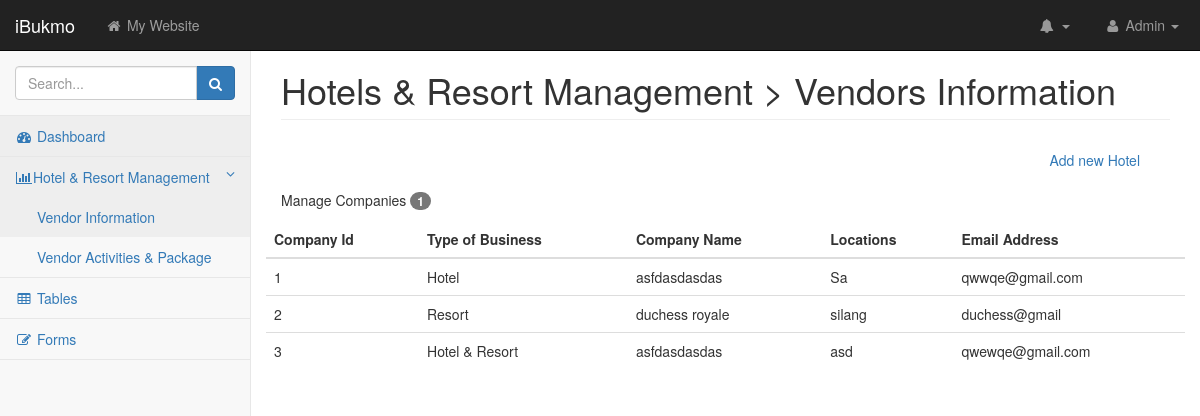
The page /admin/pages/hotelresort.php on the database as committed earlier.
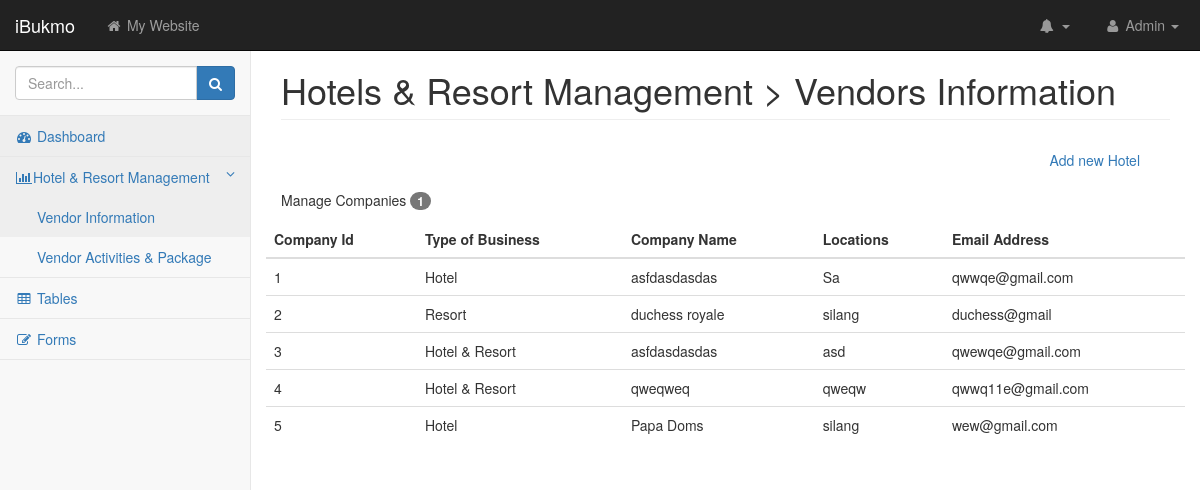
The same page on the database as committed later.
### tables this page shows
CREATE TABLE `hotel_registration` (
  `hotel_id` int(11) NOT NULL,
  `business_type` varchar(255) NOT NULL,
  `hotel_name` varchar(255) NOT NULL,
  `short_description` varchar(20000) NOT NULL,
  `address` varchar(255) NOT NULL,
  `email_address` varchar(255) NOT NULL,
  `phone_number` varchar(255) NOT NULL,
  `hotel_facilities` varchar(2000) NOT NULL
);

### admin/pages/hotelresort.php (the view, shortened to what this page needs)
<!DOCTYPE html>
<html lang="en">
    <head>
        <link href="../css/bootstrap.min.css" rel="stylesheet">
        <link href="../css/metisMenu.min.css" rel="stylesheet">
        <link href="../css/timeline.css" rel="stylesheet">
        <link href="../css/startmin.css" rel="stylesheet">
        <link href="../css/morris.css" rel="stylesheet">
        <link href="../css/font-awesome.min.css" rel="stylesheet" type="text/css">
    </head>
    <body>
        <div id="wrapper">
            <nav class="navbar navbar-inverse navbar-fixed-top" role="navigation">
                <div class="navbar-header">
                    <a class="navbar-brand" href="index.html">iBukmo</a>
                </div>
                <ul class="nav navbar-nav navbar-left navbar-top-links">
                    <li><a href="#"><i class="fa fa-home fa-fw"></i> My Website</a></li>
                </ul>
                <ul class="nav navbar-right navbar-top-links">
                    <li class="dropdown navbar-inverse">
                        <a class="dropdown-toggle" data-toggle="dropdown" href="#">
                            <i class="fa fa-bell fa-fw"></i> <b class="caret"></b>
                        </a>
                    </li>
                    <li class="dropdown">
                        <a class="dropdown-toggle" data-toggle="dropdown" href="#">
                            <i class="fa fa-user fa-fw"></i> Admin <b class="caret"></b>
                        </a>
                    </li>
                </ul>
                <div class="navbar-default sidebar" role="navigation">
                    <div class="sidebar-nav navbar-collapse">
                        <ul class="nav" id="side-menu">
                            <li class="sidebar-search">
                                <div class="input-group custom-search-form">
                                    <input type="text" class="form-control" placeholder="Search...">
                                    <span class="input-group-btn">
                                        <button class="btn btn-primary" type="button">
                                            <i class="fa fa-search"></i>
                                        </button>
                                </span>
                                </div>
                            </li>
                            <li>
                                <a href="index.html" class="active"><i class="fa fa-dashboard fa-fw"></i> Dashboard</a>
                            </li>
                            <li>
                                <a href="hotelresort.php"><i class="fa fa-bar-chart-o fa-fw"></i>Hotel & Resort Management<span class="fa arrow"></span></a>
                                <ul class="nav nav-second-level">
                                    <li>
                                           <a href="hotelresort.php">Vendor Information</a>
                                    </li>
                                    <li>
                                        <a href="addproduct.php">Vendor Activities & Package</a>
                                    </li>
                                </ul>
                            </li>
                            <li>
                                <a href="tables.html"><i class="fa fa-table fa-fw"></i> Tables</a>
                            </li>
                            <li>
                                <a href="forms.html"><i class="fa fa-edit fa-fw"></i> Forms</a>
                            </li>
                    </div>
                </div>
            </nav>
            <div id="page-wrapper">
                <div class="row">
                    <div class="col-lg-12">
                        <h1 class="page-header">Hotels & Resort Management > Vendors Information</h1>
                    </div>
                </div>
                <div class="page-bar toolbarBox">
<div class="btn-toolbar">
<ul id="toolbar-nav" class="nav nav-pills pull-right collapse navbar-collapse">
<li>
<a href="registerhotel.php">Add new Hotel
</a>
</li>
</ul>
</div>
</div>
                <div class="row">
<div class="panel-heading">
Manage Companies <span class="badge">1</span>
</div>
<div class="table-responsive-row clearfix">
<table class="table htl_branch_info">
  <thead class="thead-dark">
    <tr>
      <th scope="col">Company Id</th>
      <th scope="col">Type of Business</th>
      <th scope="col">Company Name</th>
      <th scope="col">Locations</th>
      <th scope="col">Email Address</th>
    </tr>
  </thead>
  <tbody>
     <?php
include("connect.php");
$view_query = mysqli_query($connect, "SELECT * FROM hotel_registration");
while ($row = mysqli_fetch_assoc($view_query)){
$db_id = $row["hotel_id"];
$db_type = $row["business_type"];
$db_name = $row["hotel_name"];
$db_location = $row["address"];
$db_email = $row["email_address"];
echo "<tr>
	<td>$db_id</td>
	<td>$db_type</td>
	<td>$db_name</td>
	<td>$db_location</td>
	<td>$db_email</td>
	</tr>";
}
?>
  </tbody>
</table>
    </body>
</html>

### admin/css/startmin.css (style rules this page uses)
body { background-color: #f8f8f8; }
#wrapper { width: 100%; }
#page-wrapper { padding: 30px 15px 0 15px; min-height: 568px; background-color: #fff; }
@media (min-width:768px) { #page-wrapper { position: inherit; margin-left: 250px; padding: 30px 30px 0 30px; border-left: 1px solid #e7e7e7; } }
.navbar-header { float: left; }
.navbar-left { float: left; }
.navbar-right { text-align: right; }
.navbar-top-links { margin: 0; }
.navbar-top-links li { display: inline-block; }
.navbar-top-links li:last-child { margin-right: 6px; }
.navbar-top-links li a { padding: 15px; min-height: 50px; }
.navbar-top-links>li>a { color: #999; }
.sidebar .sidebar-nav.navbar-collapse { padding-right: 0; padding-left: 0; }
.sidebar .sidebar-search { padding: 15px; }
.sidebar ul li { border-bottom: 1px solid #e7e7e7; }
.sidebar ul li a.active { background-color: #eee; }
.sidebar .arrow { float: right; }
.sidebar .fa.arrow:before { content: "\f104"; }
.sidebar .active>a>.fa.arrow:before { content: "\f107"; }
.sidebar .nav-second-level li, .sidebar .nav-third-level li { border-bottom: 0!important; }
.sidebar .nav-second-level li a { padding-left: 37px; }
@media (min-width:768px) { .sidebar { z-index: 1; position: absolute; width: 250px; margin-top: 51px; } }

Rows that differ between the two databases and show on the page:
added hotel_registration: hotel_id "4", business_type "Hotel & Resort", hotel_name "qweqweq", address "qweqw", email_address "qwwq11e@gmail.com"
added hotel_registration: hotel_id "5", business_type "Hotel", hotel_name "Papa Doms", address "silang", email_address "wew@gmail.com"
